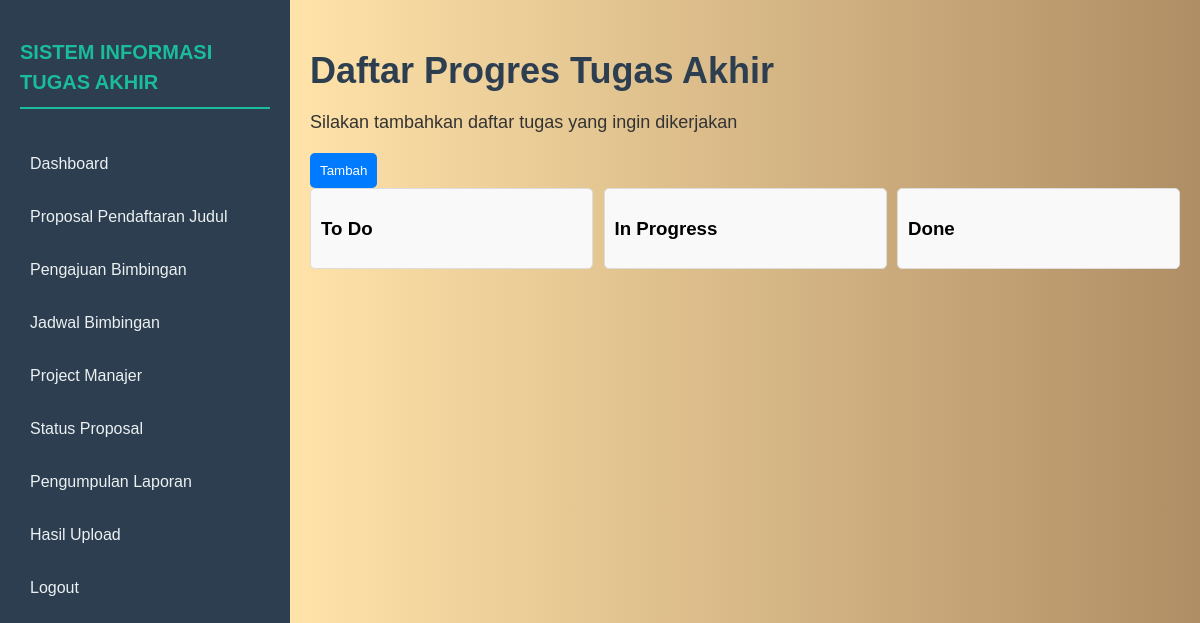
Before: /proposal.php (signed in) with the older database file.
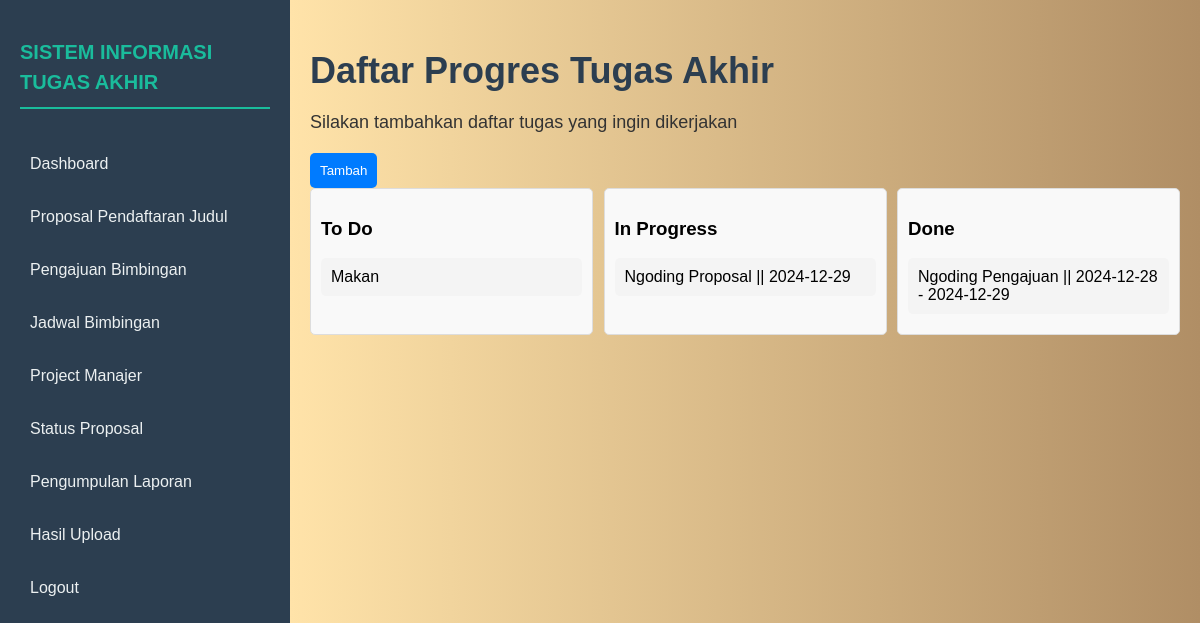
After: the same page with the newer database file.
### tables this page shows
CREATE TABLE `kanbanprogres` (
  `id_item` int(11) NOT NULL,
  `NIM` varchar(15) NOT NULL,
  `nama_item` varchar(255) NOT NULL,
  `tgl_mulai` date DEFAULT NULL,
  `tgl_akhir` date DEFAULT NULL
);

### proposal.php (the view, shortened to what this page needs)
<?php
include 'koneksi.php';
$nim = $_SESSION['username'];
?>
<!DOCTYPE html>
<html lang="id">
<head>
  <link rel="stylesheet" href="style.css">
  <link rel="stylesheet" href="kanban.css">
  <link rel="stylesheet" href="popup.css">
</head>
<body>
  <div class="container">
    <aside class="sidebar">
      <h2>SISTEM INFORMASI<br>TUGAS AKHIR</h2>
      <nav>
        <ul>
          <li><a href="index.php">Dashboard</a></li>
          <li><a href="pendaftaranjudul.html">Proposal Pendaftaran Judul</a></li>
          <li><a href="pengajuanbimbingan.php">Pengajuan Bimbingan</a></li>
          <li><a href="jadwal.php">Jadwal Bimbingan</a></li>
          <li><a href="proposal.php">Project Manajer</a></li>
          <li><a href="statusjudul.html">Status Proposal</a></li>
          <li><a href="laporanjudul.html">Pengumpulan Laporan</a></li>
          <li><a href="hasilupload.html">Hasil Upload</a></li>
          <li><a href="logout.php">Logout</a></li>
        </ul>
      </nav>
    </aside>
    <main class="main-content">
        <section>
          <h1>Daftar Progres Tugas Akhir</h1>
          <p>Silakan tambahkan daftar tugas yang ingin dikerjakan</p>
          <div class="kanban-board">
            <button class="Click-here">Tambah</button>
            <div class="kanban-columns">
              <div class="kanban-column">
                <h3>To Do</h3>
                <div class="kanban-tasks" id="todo-tasks">
                </div>
              </div>
              <div class="kanban-column">
                <h3>In Progress</h3>
                <div class="kanban-tasks" id="inprogress-tasks">
                </div>
              </div>
              <div class="kanban-column">
                <h3>Done</h3>
                <div class="kanban-tasks" id="done-tasks">
                </div>
              </div>
            </div>
          </div>
        </section>
      </main>
    </div>
  <?php
  $query = $conn->prepare("SELECT * FROM kanbanprogres WHERE NIM = ?");
  $query->bind_param('s', $nim);
  $query->execute();
  $result = $query->get_result();
  while ($row = $result->fetch_assoc()) {
      if (!$row['tgl_mulai'] && !$row['tgl_akhir']) {
          $status = 'todo-tasks';
          echo "<div class='kanban-task' data-id='{$row['id_item']}' data-status='$status'>
                {$row['nama_item']}
              </div>";
      } elseif ($row['tgl_mulai'] && !$row['tgl_akhir']) {
          $status = 'inprogress-tasks';
          echo "<div class='kanban-task' data-id='{$row['id_item']}' data-status='$status'>
            {$row['nama_item']} || {$row['tgl_mulai']}
          </div>";
      } elseif ($row['tgl_mulai'] && $row['tgl_akhir']) {
          $status = 'done-tasks';
          echo "<div class='kanban-task' data-id='{$row['id_item']}' data-status='$status'>
            {$row['nama_item']} || {$row['tgl_mulai']} - {$row['tgl_akhir']}
          </div>";
      }
  }
  ?>
</body>
</html>

### style.css (style rules this page uses)
body { margin: 0; font-family: Arial, sans-serif; display: flex; height: 100vh; overflow: hidden; }
.container { display: flex; width: 100%; }
.sidebar { width: 250px; background-color: #2c3e50; color: #ecf0f1; display: flex; flex-direction: column; padding: 20px; box-shadow: 2px 0 5px rgba(0, 0, 0, 0.2); }
.sidebar h2 { font-size: 20px; line-height: 1.5; text-transform: uppercase; color: #1abc9c; margin-bottom: 20px; border-bottom: 2px solid #1abc9c; padding-bottom: 10px; }
.sidebar nav ul { list-style-type: none; padding: 0; }
.sidebar nav ul li { margin: 15px 0; }
.sidebar nav ul li a { color: #ecf0f1; text-decoration: none; font-size: 16px; display: block; padding: 10px; border-radius: 5px; transition: background-color 0.3s ease; }
.main-content { flex-grow: 1; background: linear-gradient(to right, #ffe3a9, #b08e65); padding: 20px; display: flex; flex-direction: column; }
.main-content section h1 { font-size: 36px; color: #2c3e50; margin-bottom: 20px; font-weight: bold; }
.main-content section p { font-size: 18px; color: #333; }

### kanban.css (style rules this page uses)
.kanban-task { background: #f4f4f4; margin: 10px 0; padding: 10px; border-radius: 5px; cursor: pointer; }
.kanban-column { display: inline-block; vertical-align: top; width: 30%; padding: 10px; background: #f9f9f9; border: 1px solid #ddd; border-radius: 5px; }
.kanban-board { margin-top: 20px; }
.kanban-columns { display: flex; justify-content: space-between; }
button { background-color: #007bff; color: white; padding: 10px; border: none; border-radius: 5px; cursor: pointer; }

### popup.css (style rules this page uses)
.Click-here { background-color: #007bff; color: white; padding: 10px; border: none; border-radius: 5px; cursor: pointer; }

Changed rows visible on the page:
added kanbanprogres: nama_item "Makan"
added kanbanprogres: nama_item "Ngoding Pengajuan", tgl_mulai "2024-12-28", tgl_akhir "2024-12-29"
added kanbanprogres: nama_item "Ngoding Proposal", tgl_mulai "2024-12-29"
